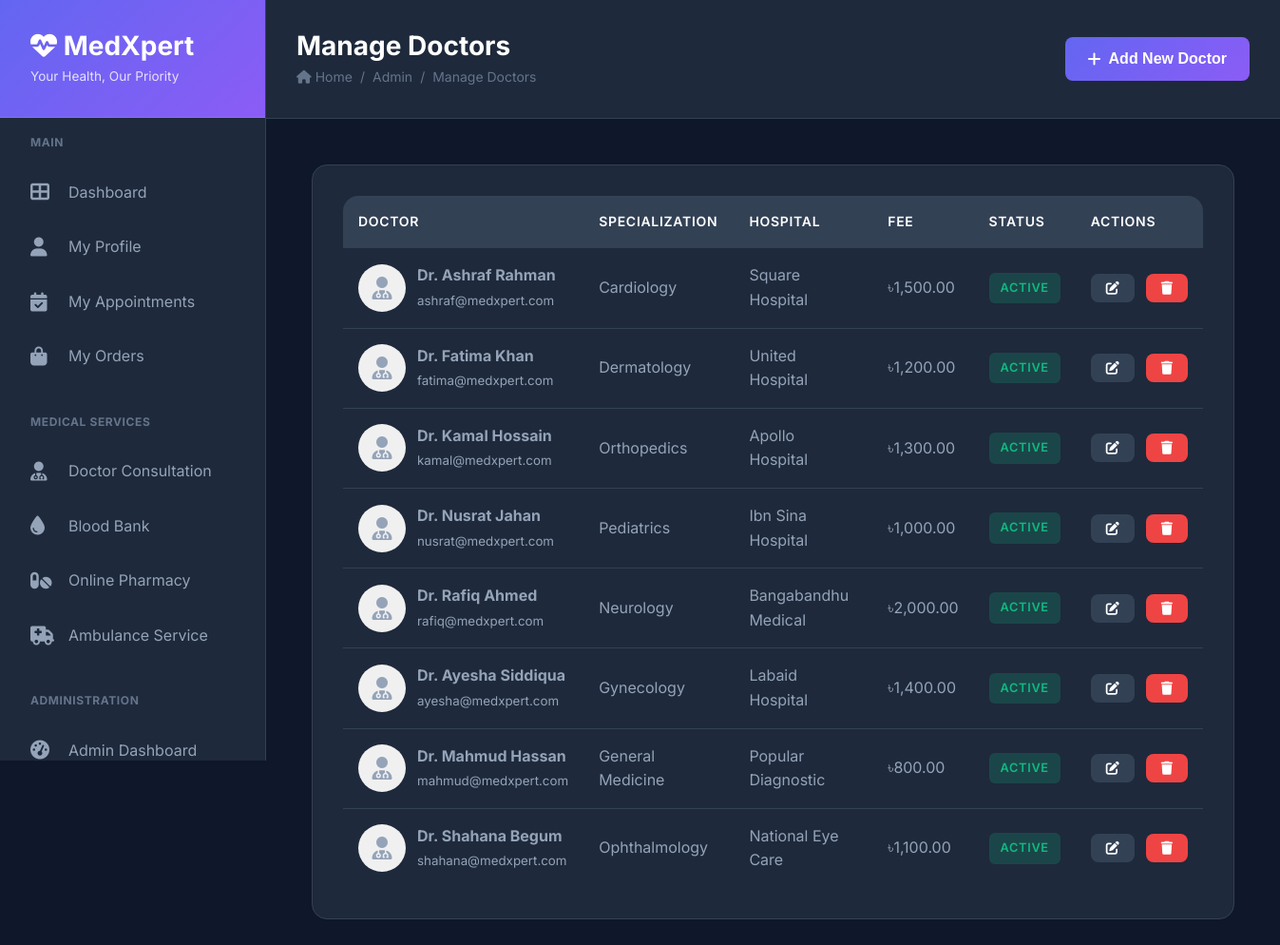
Page /admin/doctors.php (signed in) on the committed database.
### tables this page shows
CREATE TABLE doctors (
    id INT AUTO_INCREMENT PRIMARY KEY,
    name VARCHAR(100) NOT NULL,
    specialization VARCHAR(100) NOT NULL,
    experience INT NOT NULL,
    qualification VARCHAR(255) NOT NULL,
    hospital VARCHAR(150) NOT NULL,
    location VARCHAR(150) NOT NULL,
    fee DECIMAL(10,2) NOT NULL,
    rating DECIMAL(3,2) DEFAULT 4.50,
    phone VARCHAR(20) NOT NULL,
    email VARCHAR(100) NOT NULL,
    available_days VARCHAR(100) DEFAULT 'Mon-Fri',
    available_time VARCHAR(50) DEFAULT '9:00 AM - 5:00 PM',
    bio TEXT,
    image VARCHAR(255) DEFAULT 'default-doctor.png',
    status ENUM('active', 'inactive') DEFAULT 'active',
    created_at TIMESTAMP DEFAULT CURRENT_TIMESTAMP,
    INDEX idx_specialization (specialization),
    INDEX idx_status (status)
);

### config/db.php (called while the page is built, shortened)
<?php
function isAdmin() {
    return isset($_SESSION['role']) && $_SESSION['role'] === 'admin';
}
?>

### admin/doctors.php (the view, shortened to what this page needs)
<?php
require_once '../config/header.php';
$doctors = $conn->query("SELECT * FROM doctors ORDER BY created_at DESC");
?>
<h1>Manage Doctors</h1>
<div class="breadcrumb">
    <span><i class="fas fa-home"></i> Home</span>
    <span>/</span>
    <span>Admin</span>
    <span>/</span>
    <span>Manage Doctors</span>
</div>
</div>
<div class="top-actions">
    <button class="btn btn-primary" onclick="openModal('doctorModal'); setDoctorAction('add')">
        <i class="fas fa-plus"></i> Add New Doctor
    </button>
</div>
</div>
<div class="content-wrapper">
    <div class="card">
        <div class="table-container">
            <table class="table">
                <thead>
                    <tr>
                        <th>Doctor</th>
                        <th>Specialization</th>
                        <th>Hospital</th>
                        <th>Fee</th>
                        <th>Status</th>
                        <th>Actions</th>
                    </tr>
                </thead>
                <tbody>
                    <?php while ($doctor = $doctors->fetch_assoc()): ?>
                        <tr>
                            <td>
                                <div style="display: flex; align-items: center; gap: 0.75rem;">
                                    <div style="width: 50px; height: 50px; border-radius: 50%; overflow: hidden; background: #f0f0f0;">
                                        <?php if ($doctor['image'] && $doctor['image'] !== 'default-doctor.png'): ?>
                                            <img src="../uploads/doctors/<?php echo $doctor['image']; ?>" style="width: 100%; height: 100%; object-fit: cover;">
                                        <?php else: ?>
                                            <div style="width: 100%; height: 100%; display: flex; align-items: center; justify-content: center; font-size: 1.5rem;"><i class="fas fa-user-md"></i></div>
                                        <?php endif; ?>
                                    </div>
                                    <div>
                                        <strong><?php echo htmlspecialchars($doctor['name']); ?></strong><br>
                                        <small><?php echo htmlspecialchars($doctor['email']); ?></small>
                                    </div>
                                </div>
                            </td>
                            <td><?php echo htmlspecialchars($doctor['specialization']); ?></td>
                            <td><?php echo htmlspecialchars($doctor['hospital']); ?></td>
                            <td>৳<?php echo number_format($doctor['fee'], 2); ?></td>
                            <td>
                                <span class="badge badge-<?php echo $doctor['status'] === 'active' ? 'success' : 'danger'; ?>">
                                    <?php echo ucfirst($doctor['status']); ?>
                                </span>
                            </td>
                            <td>
                                <div class="d-flex gap-1">
                                    <button class="btn btn-secondary btn-sm" onclick='editDoctor(<?php echo json_encode($doctor); ?>)'>
                                        <i class="fas fa-edit"></i>
                                    </button>
                                    <a href="?delete=<?php echo $doctor['id']; ?>" class="btn btn-danger btn-sm" onclick="return confirm('Are you sure you want to delete this doctor?')">
                                        <i class="fas fa-trash"></i>
                                    </a>
                                </div>
                            </td>
                        </tr>
                    <?php endwhile; ?>
                </tbody>
            </table>
        </div>
    </div>
</div>
<?php require_once '../config/footer.php'; ?>

### config/header.php (shortened to what this page needs)
<?php
require_once __DIR__ . '/db.php';
$current_page = basename($_SERVER['PHP_SELF'], '.php');
?>
<!DOCTYPE html>
<html lang="en">
<head>
    <link rel="stylesheet" href="https://cdnjs.cloudflare.com/ajax/libs/font-awesome/6.4.0/css/all.min.css">
    <link rel="stylesheet" href="/medxpert/assets/css/style.css">
</head>
<body>
    <div class="dashboard">
        <aside class="sidebar" id="sidebar">
            <div class="sidebar-header">
                <div class="sidebar-logo">
                    <h2><i class="fas fa-heartbeat"></i> MedXpert</h2>
                    <p>Your Health, Our Priority</p>
                </div>
            </div>
            <nav class="sidebar-menu">
                <div class="menu-section">
                    <div class="menu-title">Main</div>
                    <a href="/medxpert/dashboard.php" class="menu-item <?php echo $current_page === 'dashboard' ? 'active' : ''; ?>">
                        <i class="fas fa-th-large"></i>
                        <span>Dashboard</span>
                    </a>
                    <a href="/medxpert/profile.php" class="menu-item <?php echo $current_page === 'profile' ? 'active' : ''; ?>">
                        <i class="fas fa-user"></i>
                        <span>My Profile</span>
                    </a>
                    <a href="/medxpert/my_appointments.php" class="menu-item <?php echo $current_page === 'my_appointments' ? 'active' : ''; ?>">
                        <i class="fas fa-calendar-check"></i>
                        <span>My Appointments</span>
                    </a>
                    <a href="/medxpert/my_orders.php" class="menu-item <?php echo $current_page === 'my_orders' ? 'active' : ''; ?>">
                        <i class="fas fa-shopping-bag"></i>
                        <span>My Orders</span>
                    </a>
                </div>
                <div class="menu-section">
                    <div class="menu-title">Medical Services</div>
                    <a href="/medxpert/modules/consult.php" class="menu-item <?php echo $current_page === 'consult' ? 'active' : ''; ?>">
                        <i class="fas fa-user-md"></i>
                        <span>Doctor Consultation</span>
                    </a>
                    <a href="/medxpert/modules/blood.php" class="menu-item <?php echo $current_page === 'blood' ? 'active' : ''; ?>">
                        <i class="fas fa-tint"></i>
                        <span>Blood Bank</span>
                    </a>
                    <a href="/medxpert/modules/pharmacy.php" class="menu-item <?php echo $current_page === 'pharmacy' ? 'active' : ''; ?>">
                        <i class="fas fa-pills"></i>
                        <span>Online Pharmacy</span>
                    </a>
                    <a href="/medxpert/modules/ambulance.php" class="menu-item <?php echo $current_page === 'ambulance' ? 'active' : ''; ?>">
                        <i class="fas fa-ambulance"></i>
                        <span>Ambulance Service</span>
                    </a>
                </div>
                <?php if (isAdmin()): ?>
                <div class="menu-section">
                    <div class="menu-title">Administration</div>
                    <a href="/medxpert/admin/index.php" class="menu-item <?php echo $current_page === 'index' && strpos($_SERVER['PHP_SELF'], 'admin') !== false ? 'active' : ''; ?>">
                        <i class="fas fa-tachometer-alt"></i>
                        <span>Admin Dashboard</span>
                    </a>
                </div>
                <?php endif; ?>
            </nav>
        </aside>
        <main class="main-content">
            <div class="top-bar">
                <div class="page-title">

### config/footer.php (shortened to what this page needs)
</div>
</body>
</html>

### rows in the picture
doctors: name "Dr. Ashraf Rahman", email "ashraf@medxpert.com", specialization "Cardiology", hospital "Square Hospital", fee "1,500.00", status "ACTIVE"
doctors: name "Dr. Fatima Khan", email "fatima@medxpert.com", specialization "Dermatology", hospital "United Hospital", fee "1,200.00", status "ACTIVE"
doctors: name "Dr. Kamal Hossain", email "kamal@medxpert.com", specialization "Orthopedics", hospital "Apollo Hospital", fee "1,300.00", status "ACTIVE"
doctors: name "Dr. Nusrat Jahan", email "nusrat@medxpert.com", specialization "Pediatrics", hospital "Ibn Sina Hospital", fee "1,000.00", status "ACTIVE"
doctors: name "Dr. Rafiq Ahmed", email "rafiq@medxpert.com", specialization "Neurology", hospital "Bangabandhu Medical", fee "2,000.00", status "ACTIVE"
doctors: name "Dr. Ayesha Siddiqua", email "ayesha@medxpert.com", specialization "Gynecology", hospital "Labaid Hospital", fee "1,400.00", status "ACTIVE"
doctors: name "Dr. Mahmud Hassan", email "mahmud@medxpert.com", specialization "General Medicine", hospital "Popular Diagnostic", fee "800.00", status "ACTIVE"
doctors: name "Dr. Shahana Begum", email "shahana@medxpert.com", specialization "Ophthalmology", hospital "National Eye Care", fee "1,100.00", status "ACTIVE"
